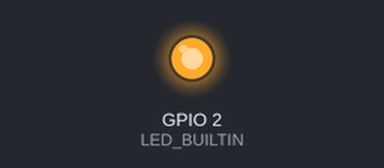
This sketch was run on a simulated ESP32. Shown: output pins drawn as LEDs (lit = HIGH). A WiFi scan finds three made-up networks; what the sketch prints to the serial monitor is not drawn.

Above: at 2.1 s.
At 5.6 s:
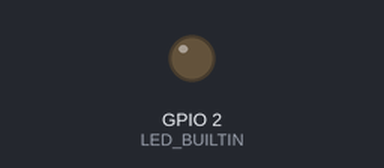
Timing chart, 0 to 10.2 s (numbered marks = the images above):
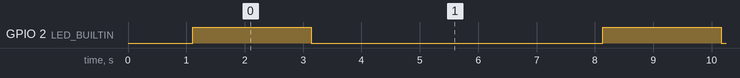

The sketch:

src.ino
```cpp
/* ESP32 Arduino Starter Sketch
   Demonstrates Serial communication, GPIO output (LED), and Wi-Fi scanning. */

#include <WiFi.h>

#ifndef LED_BUILTIN
#define LED_BUILTIN 2
#endif

void setup() {
  Serial.begin(115200);
  delay(1000);

  Serial.println("\n=========================================");
  Serial.println("🚀 ESP32 Arduino Initialisation");
  Serial.println("=========================================");

  pinMode(LED_BUILTIN, OUTPUT);

  // Initialise Wi-Fi station mode
  WiFi.mode(WIFI_STA);
  WiFi.disconnect();
  delay(100);

  Serial.println("⚡ Setup complete!");
}

void loop() {
  // Blink LED
  digitalWrite(LED_BUILTIN, HIGH);
  Serial.println("💡 LED ON - Performing Wi-Fi scan...");

  int n = WiFi.scanNetworks();
  if (n == 0) {
    Serial.println("  No Wi-Fi networks found.");
  } else {
    Serial.printf("  Found %d Wi-Fi network(s):\n", n);
    for (int i = 0; i < n; ++i) {
      Serial.printf("   %2d: %s (%d dBm)\n", i + 1, WiFi.SSID(i).c_str(), WiFi.RSSI(i));
      delay(10);
    }
  }

  digitalWrite(LED_BUILTIN, LOW);
  Serial.println("💤 LED OFF - Sleeping for 5 seconds...\n");
  delay(5000);
}
```

Measured:
- by itself, GPIO 2 (LED_BUILTIN): alternates HIGH for 2.0 s and LOW for 5.0 s
